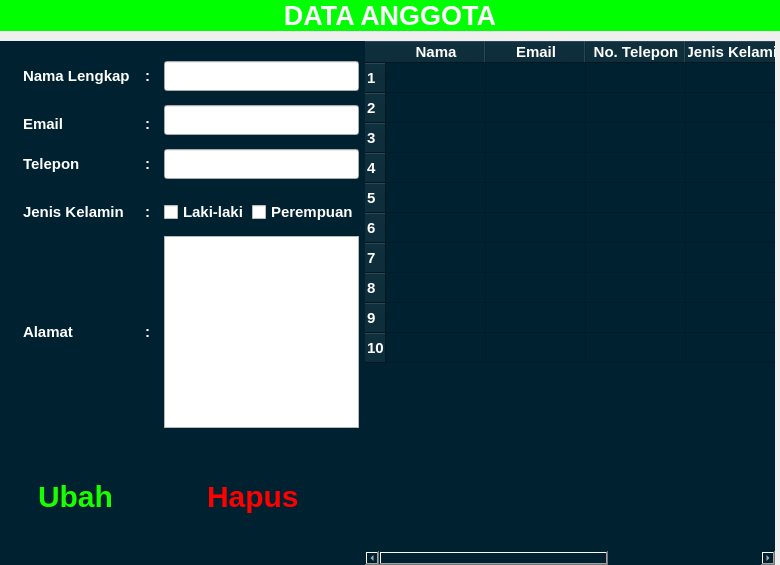
<?xml version="1.0" encoding="UTF-8"?>
<ui version="4.0">
 <class>Form</class>
 <widget class="QWidget" name="Form">
  <property name="geometry">
   <rect>
    <x>0</x>
    <y>0</y>
    <width>780</width>
    <height>565</height>
   </rect>
  </property>
  <property name="sizePolicy">
   <sizepolicy hsizetype="Minimum" vsizetype="Minimum">
    <horstretch>0</horstretch>
    <verstretch>0</verstretch>
   </sizepolicy>
  </property>
  <property name="windowTitle">
   <string>Form</string>
  </property>
  <property name="layoutDirection">
   <enum>Qt::LayoutDirection::LeftToRight</enum>
  </property>
  <property name="styleSheet">
   <string notr="true"/>
  </property>
  <layout class="QVBoxLayout" name="verticalLayout" stretch="0,0">
   <property name="spacing">
    <number>0</number>
   </property>
   <property name="leftMargin">
    <number>0</number>
   </property>
   <property name="topMargin">
    <number>0</number>
   </property>
   <property name="rightMargin">
    <number>0</number>
   </property>
   <property name="bottomMargin">
    <number>0</number>
   </property>
   <item>
    <widget class="QLabel" name="headerTitle">
     <property name="font">
      <font>
       <pointsize>20</pointsize>
       <bold>true</bold>
      </font>
     </property>
     <property name="styleSheet">
      <string notr="true">color: rgb(255, 255, 255); background-color: rgb(0, 255, 0);</string>
     </property>
     <property name="text">
      <string>DATA ANGGOTA</string>
     </property>
     <property name="textFormat">
      <enum>Qt::TextFormat::AutoText</enum>
     </property>
     <property name="alignment">
      <set>Qt::AlignmentFlag::AlignCenter</set>
     </property>
    </widget>
   </item>
   <item>
    <widget class="QScrollArea" name="scrollArea">
     <property name="layoutDirection">
      <enum>Qt::LayoutDirection::LeftToRight</enum>
     </property>
     <property name="styleSheet">
      <string notr="true"/>
     </property>
     <property name="frameShape">
      <enum>QFrame::Shape::NoFrame</enum>
     </property>
     <property name="widgetResizable">
      <bool>true</bool>
     </property>
     <widget class="QWidget" name="MainContent">
      <property name="geometry">
       <rect>
        <x>0</x>
        <y>0</y>
        <width>780</width>
        <height>529</height>
       </rect>
      </property>
      <property name="styleSheet">
       <string notr="true"/>
      </property>
      <layout class="QHBoxLayout" name="horizontalLayout_3" stretch="0,1">
       <property name="spacing">
        <number>0</number>
       </property>
       <property name="leftMargin">
        <number>0</number>
       </property>
       <property name="topMargin">
        <number>10</number>
       </property>
       <property name="rightMargin">
        <number>5</number>
       </property>
       <property name="bottomMargin">
        <number>0</number>
       </property>
       <item>
        <widget class="QWidget" name="LeftSide" native="true">
         <property name="styleSheet">
          <string notr="true">.QWidget{
background-color: rgb(0, 33, 48);
}</string>
         </property>
         <layout class="QVBoxLayout" name="verticalLayout_2" stretch="0,1">
          <property name="spacing">
           <number>0</number>
          </property>
          <property name="topMargin">
           <number>1</number>
          </property>
          <property name="rightMargin">
           <number>1</number>
          </property>
          <property name="bottomMargin">
           <number>1</number>
          </property>
          <item>
           <widget class="QWidget" name="EditForm" native="true">
            <layout class="QGridLayout" name="gridLayout">
             <property name="leftMargin">
              <number>5</number>
             </property>
             <property name="topMargin">
              <number>10</number>
             </property>
             <property name="rightMargin">
              <number>5</number>
             </property>
             <property name="bottomMargin">
              <number>0</number>
             </property>
             <property name="spacing">
              <number>0</number>
             </property>
             <item row="1" column="1" colspan="2">
              <widget class="QLineEdit" name="emailInput">
               <property name="minimumSize">
                <size>
                 <width>150</width>
                 <height>30</height>
                </size>
               </property>
               <property name="maximumSize">
                <size>
                 <width>16777215</width>
                 <height>30</height>
                </size>
               </property>
               <property name="font">
                <font>
                 <pointsize>-1</pointsize>
                 <bold>true</bold>
                </font>
               </property>
               <property name="styleSheet">
                <string notr="true">font-size: 15px; font-weight: bold; text-align: left; color: #ffffff; 
</string>
               </property>
              </widget>
             </item>
             <item row="4" column="2">
              <widget class="QCheckBox" name="PerempuanCheckBox">
               <property name="font">
                <font>
                 <pointsize>-1</pointsize>
                 <bold>true</bold>
                </font>
               </property>
               <property name="styleSheet">
                <string notr="true">font-size: 15px; font-weight: bold; text-align: left; color: #ffffff; 
</string>
               </property>
               <property name="text">
                <string>Perempuan</string>
               </property>
               <attribute name="buttonGroup">
                <string notr="true">buttonGroup</string>
               </attribute>
              </widget>
             </item>
             <item row="3" column="0">
              <widget class="QFrame" name="Telepon">
               <property name="maximumSize">
                <size>
                 <width>150</width>
                 <height>16777215</height>
                </size>
               </property>
               <layout class="QHBoxLayout" name="horizontalLayout_2">
                <item>
                 <widget class="QLabel" name="telpLabel">
                  <property name="minimumSize">
                   <size>
                    <width>120</width>
                    <height>30</height>
                   </size>
                  </property>
                  <property name="maximumSize">
                   <size>
                    <width>120</width>
                    <height>30</height>
                   </size>
                  </property>
                  <property name="font">
                   <font>
                    <pointsize>-1</pointsize>
                    <bold>true</bold>
                   </font>
                  </property>
                  <property name="styleSheet">
                   <string notr="true">font-size: 15px; font-weight: bold; text-align: left; color: #ffffff; 
</string>
                  </property>
                  <property name="text">
                   <string>Telepon</string>
                  </property>
                 </widget>
                </item>
                <item>
                 <widget class="QLabel" name="titik2_4">
                  <property name="minimumSize">
                   <size>
                    <width>10</width>
                    <height>30</height>
                   </size>
                  </property>
                  <property name="maximumSize">
                   <size>
                    <width>10</width>
                    <height>30</height>
                   </size>
                  </property>
                  <property name="font">
                   <font>
                    <pointsize>-1</pointsize>
                    <bold>true</bold>
                   </font>
                  </property>
                  <property name="styleSheet">
                   <string notr="true">font-size: 15px; font-weight: bold; text-align: left; color: #ffffff;</string>
                  </property>
                  <property name="text">
                   <string>:</string>
                  </property>
                 </widget>
                </item>
               </layout>
              </widget>
             </item>
             <item row="1" column="0">
              <widget class="QFrame" name="Email">
               <property name="maximumSize">
                <size>
                 <width>150</width>
                 <height>40</height>
                </size>
               </property>
               <layout class="QHBoxLayout" name="horizontalLayout">
                <item>
                 <widget class="QLabel" name="EmailLabel">
                  <property name="minimumSize">
                   <size>
                    <width>120</width>
                    <height>30</height>
                   </size>
                  </property>
                  <property name="maximumSize">
                   <size>
                    <width>120</width>
                    <height>30</height>
                   </size>
                  </property>
                  <property name="font">
                   <font>
                    <pointsize>-1</pointsize>
                    <bold>true</bold>
                   </font>
                  </property>
                  <property name="styleSheet">
                   <string notr="true">font-size: 15px; font-weight: bold; text-align: left; color: #ffffff; 
</string>
                  </property>
                  <property name="text">
                   <string>Email</string>
                  </property>
                 </widget>
                </item>
                <item>
                 <widget class="QLabel" name="titik2_2">
                  <property name="minimumSize">
                   <size>
                    <width>10</width>
                    <height>30</height>
                   </size>
                  </property>
                  <property name="maximumSize">
                   <size>
                    <width>10</width>
                    <height>30</height>
                   </size>
                  </property>
                  <property name="font">
                   <font>
                    <pointsize>-1</pointsize>
                    <bold>true</bold>
                   </font>
                  </property>
                  <property name="styleSheet">
                   <string notr="true">font-size: 15px; font-weight: bold; text-align: left; color: #ffffff;</string>
                  </property>
                  <property name="text">
                   <string>:</string>
                  </property>
                 </widget>
                </item>
               </layout>
              </widget>
             </item>
             <item row="3" column="1" colspan="2">
              <widget class="QLineEdit" name="teleponInput">
               <property name="minimumSize">
                <size>
                 <width>150</width>
                 <height>30</height>
                </size>
               </property>
               <property name="maximumSize">
                <size>
                 <width>16777215</width>
                 <height>30</height>
                </size>
               </property>
               <property name="font">
                <font>
                 <pointsize>-1</pointsize>
                 <bold>true</bold>
                </font>
               </property>
               <property name="styleSheet">
                <string notr="true">font-size: 15px; font-weight: bold; text-align: left; color: #ffffff; 
</string>
               </property>
              </widget>
             </item>
             <item row="4" column="1">
              <widget class="QCheckBox" name="lakiCheckBox">
               <property name="font">
                <font>
                 <pointsize>-1</pointsize>
                 <bold>true</bold>
                </font>
               </property>
               <property name="styleSheet">
                <string notr="true">font-size: 15px; font-weight: bold; text-align: left; color: #ffffff; 
</string>
               </property>
               <property name="text">
                <string>Laki-laki</string>
               </property>
               <attribute name="buttonGroup">
                <string notr="true">buttonGroup</string>
               </attribute>
              </widget>
             </item>
             <item row="4" column="0">
              <widget class="QFrame" name="jenisKelamin">
               <property name="maximumSize">
                <size>
                 <width>150</width>
                 <height>16777215</height>
                </size>
               </property>
               <layout class="QHBoxLayout" name="horizontalLayout_4">
                <item>
                 <widget class="QLabel" name="jkLabel">
                  <property name="minimumSize">
                   <size>
                    <width>120</width>
                    <height>30</height>
                   </size>
                  </property>
                  <property name="maximumSize">
                   <size>
                    <width>120</width>
                    <height>30</height>
                   </size>
                  </property>
                  <property name="font">
                   <font>
                    <pointsize>-1</pointsize>
                    <bold>true</bold>
                   </font>
                  </property>
                  <property name="styleSheet">
                   <string notr="true">font-size: 15px; font-weight: bold; text-align: left; color: #ffffff; border: none;
</string>
                  </property>
                  <property name="text">
                   <string>Jenis Kelamin</string>
                  </property>
                 </widget>
                </item>
                <item>
                 <widget class="QLabel" name="titik2_3">
                  <property name="minimumSize">
                   <size>
                    <width>10</width>
                    <height>30</height>
                   </size>
                  </property>
                  <property name="maximumSize">
                   <size>
                    <width>10</width>
                    <height>30</height>
                   </size>
                  </property>
                  <property name="font">
                   <font>
                    <pointsize>-1</pointsize>
                    <bold>true</bold>
                   </font>
                  </property>
                  <property name="styleSheet">
                   <string notr="true">font-size: 15px; font-weight: bold; text-align: left; color: #ffffff;</string>
                  </property>
                  <property name="text">
                   <string>:</string>
                  </property>
                 </widget>
                </item>
               </layout>
              </widget>
             </item>
             <item row="0" column="0">
              <widget class="QFrame" name="Nama">
               <property name="maximumSize">
                <size>
                 <width>150</width>
                 <height>16777215</height>
                </size>
               </property>
               <layout class="QHBoxLayout" name="NamaFrame">
                <item>
                 <widget class="QLabel" name="NamaLabel">
                  <property name="minimumSize">
                   <size>
                    <width>120</width>
                    <height>30</height>
                   </size>
                  </property>
                  <property name="maximumSize">
                   <size>
                    <width>120</width>
                    <height>30</height>
                   </size>
                  </property>
                  <property name="font">
                   <font>
                    <pointsize>-1</pointsize>
                    <bold>true</bold>
                   </font>
                  </property>
                  <property name="styleSheet">
                   <string notr="true">font-size: 15px; font-weight: bold; text-align: left; color: #ffffff; 
</string>
                  </property>
                  <property name="text">
                   <string>Nama Lengkap</string>
                  </property>
                 </widget>
                </item>
                <item>
                 <widget class="QLabel" name="titik2">
                  <property name="minimumSize">
                   <size>
                    <width>10</width>
                    <height>30</height>
                   </size>
                  </property>
                  <property name="maximumSize">
                   <size>
                    <width>10</width>
                    <height>30</height>
                   </size>
                  </property>
                  <property name="font">
                   <font>
                    <pointsize>-1</pointsize>
                    <bold>true</bold>
                   </font>
                  </property>
                  <property name="styleSheet">
                   <string notr="true">font-size: 15px; font-weight: bold; text-align: left; color: #ffffff;</string>
                  </property>
                  <property name="text">
                   <string>:</string>
                  </property>
                 </widget>
                </item>
               </layout>
              </widget>
             </item>
             <item row="5" column="0">
              <widget class="QFrame" name="Alamat">
               <property name="maximumSize">
                <size>
                 <width>150</width>
                 <height>16777215</height>
                </size>
               </property>
               <property name="font">
                <font>
                 <pointsize>15</pointsize>
                </font>
               </property>
               <layout class="QHBoxLayout" name="alamat">
                <item>
                 <widget class="QLabel" name="alamatLabel">
                  <property name="minimumSize">
                   <size>
                    <width>120</width>
                    <height>30</height>
                   </size>
                  </property>
                  <property name="maximumSize">
                   <size>
                    <width>120</width>
                    <height>30</height>
                   </size>
                  </property>
                  <property name="font">
                   <font>
                    <pointsize>-1</pointsize>
                    <bold>true</bold>
                   </font>
                  </property>
                  <property name="styleSheet">
                   <string notr="true">font-size: 15px; font-weight: bold; text-align: left; color: #ffffff; border: none;
</string>
                  </property>
                  <property name="text">
                   <string>Alamat</string>
                  </property>
                 </widget>
                </item>
                <item>
                 <widget class="QLabel" name="titik2_5">
                  <property name="minimumSize">
                   <size>
                    <width>10</width>
                    <height>30</height>
                   </size>
                  </property>
                  <property name="maximumSize">
                   <size>
                    <width>10</width>
                    <height>30</height>
                   </size>
                  </property>
                  <property name="font">
                   <font>
                    <pointsize>-1</pointsize>
                    <bold>true</bold>
                   </font>
                  </property>
                  <property name="styleSheet">
                   <string notr="true">font-size: 15px; font-weight: bold; text-align: left; color: #ffffff;</string>
                  </property>
                  <property name="text">
                   <string>:</string>
                  </property>
                 </widget>
                </item>
               </layout>
              </widget>
             </item>
             <item row="5" column="1" colspan="2">
              <widget class="QTextEdit" name="alamatInput">
               <property name="minimumSize">
                <size>
                 <width>150</width>
                 <height>40</height>
                </size>
               </property>
               <property name="maximumSize">
                <size>
                 <width>16777215</width>
                 <height>16777215</height>
                </size>
               </property>
               <property name="font">
                <font>
                 <pointsize>-1</pointsize>
                 <bold>true</bold>
                </font>
               </property>
               <property name="styleSheet">
                <string notr="true">font-size: 15px; font-weight: bold; text-align: left; color: #ffffff; 
</string>
               </property>
              </widget>
             </item>
             <item row="0" column="1" colspan="2">
              <widget class="QLineEdit" name="namaInput">
               <property name="minimumSize">
                <size>
                 <width>150</width>
                 <height>30</height>
                </size>
               </property>
               <property name="maximumSize">
                <size>
                 <width>16777215</width>
                 <height>30</height>
                </size>
               </property>
               <property name="font">
                <font>
                 <pointsize>-1</pointsize>
                 <bold>true</bold>
                </font>
               </property>
               <property name="styleSheet">
                <string notr="true">font-size: 15px; font-weight: bold; text-align: left; color: #ffffff; 
</string>
               </property>
               <property name="text">
                <string/>
               </property>
               <property name="frame">
                <bool>true</bool>
               </property>
              </widget>
             </item>
            </layout>
           </widget>
          </item>
          <item>
           <widget class="QWidget" name="editBtn" native="true">
            <property name="styleSheet">
             <string notr="true"/>
            </property>
            <layout class="QHBoxLayout" name="Tombol">
             <property name="spacing">
              <number>40</number>
             </property>
             <item>
              <widget class="QPushButton" name="ubahBtn">
               <property name="minimumSize">
                <size>
                 <width>0</width>
                 <height>40</height>
                </size>
               </property>
               <property name="styleSheet">
                <string notr="true">font-size: 30px; font-weight: bold; text-align: left; color: rgb(26, 255, 0); padding-left: 20px;border: none;
</string>
               </property>
               <property name="text">
                <string>Ubah</string>
               </property>
               <property name="icon">
                <iconset>
                 <normaloff>../Asset/Icon/change.png</normaloff>../Asset/Icon/change.png</iconset>
               </property>
               <property name="iconSize">
                <size>
                 <width>30</width>
                 <height>30</height>
                </size>
               </property>
               <property name="checkable">
                <bool>true</bool>
               </property>
              </widget>
             </item>
             <item>
              <widget class="QPushButton" name="HapusBtn">
               <property name="minimumSize">
                <size>
                 <width>0</width>
                 <height>40</height>
                </size>
               </property>
               <property name="styleSheet">
                <string notr="true">font-size: 30px; font-weight: bold; text-align: left; color: rgb(255, 0, 0); border: none;

</string>
               </property>
               <property name="text">
                <string>Hapus</string>
               </property>
               <property name="icon">
                <iconset>
                 <normaloff>../Asset/Icon/Delete.png</normaloff>../Asset/Icon/Delete.png</iconset>
               </property>
               <property name="iconSize">
                <size>
                 <width>30</width>
                 <height>30</height>
                </size>
               </property>
               <property name="checkable">
                <bool>true</bool>
               </property>
              </widget>
             </item>
            </layout>
           </widget>
          </item>
         </layout>
        </widget>
       </item>
       <item>
        <widget class="QTableWidget" name="AnggotaTable">
         <property name="minimumSize">
          <size>
           <width>410</width>
           <height>0</height>
          </size>
         </property>
         <property name="styleSheet">
          <string notr="true">font-size: 15px; font-weight: bold; text-align: left; color: #ffffff;
background-color: rgb(0, 33, 48);
</string>
         </property>
         <property name="frameShape">
          <enum>QFrame::Shape::NoFrame</enum>
         </property>
         <property name="frameShadow">
          <enum>QFrame::Shadow::Plain</enum>
         </property>
         <property name="autoScroll">
          <bool>true</bool>
         </property>
         <property name="autoScrollMargin">
          <number>15</number>
         </property>
         <property name="tabKeyNavigation">
          <bool>true</bool>
         </property>
         <property name="alternatingRowColors">
          <bool>false</bool>
         </property>
         <property name="selectionBehavior">
          <enum>QAbstractItemView::SelectionBehavior::SelectRows</enum>
         </property>
         <property name="showGrid">
          <bool>true</bool>
         </property>
         <property name="gridStyle">
          <enum>Qt::PenStyle::SolidLine</enum>
         </property>
         <property name="rowCount">
          <number>10</number>
         </property>
         <attribute name="horizontalHeaderVisible">
          <bool>true</bool>
         </attribute>
         <attribute name="horizontalHeaderCascadingSectionResizes">
          <bool>true</bool>
         </attribute>
         <attribute name="horizontalHeaderShowSortIndicator" stdset="0">
          <bool>false</bool>
         </attribute>
         <attribute name="horizontalHeaderStretchLastSection">
          <bool>false</bool>
         </attribute>
         <row/>
         <row/>
         <row/>
         <row/>
         <row/>
         <row/>
         <row/>
         <row/>
         <row/>
         <row/>
         <column>
          <property name="text">
           <string>Nama</string>
          </property>
         </column>
         <column>
          <property name="text">
           <string>Email</string>
          </property>
         </column>
         <column>
          <property name="text">
           <string>No. Telepon</string>
          </property>
         </column>
         <column>
          <property name="text">
           <string>Jenis Kelamin</string>
          </property>
         </column>
         <column>
          <property name="text">
           <string>Alamat</string>
          </property>
         </column>
        </widget>
       </item>
      </layout>
     </widget>
    </widget>
   </item>
  </layout>
 </widget>
 <resources/>
 <connections/>
 <buttongroups>
  <buttongroup name="buttonGroup"/>
 </buttongroups>
</ui>
